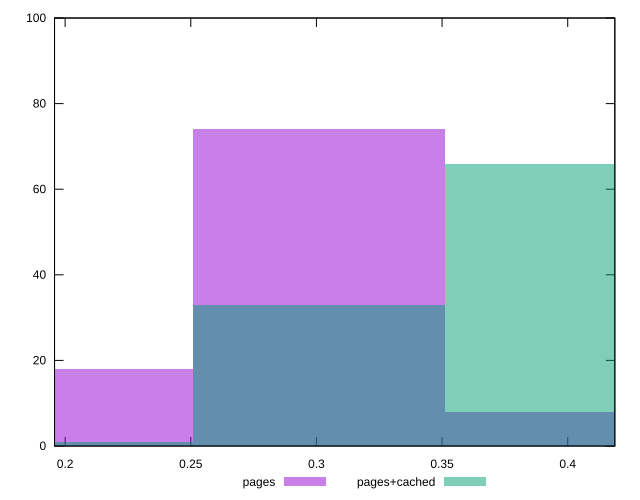

The script that saved this image:
reset

$pages <<EOF
0.20061982620714836 18
0.30092973931072253 74
0.4012396524142967 8
EOF

$pagesCached <<EOF
0.20061982620714836 1
0.4012396524142967 66
0.30092973931072253 33
EOF

set key outside below
set boxwidth 0.10030991310357418
set xrange [0.1957827127216305:0.4187420416717832]
set yrange [0:100]
set trange [0:100]
set style fill transparent solid 0.5 noborder
set terminal svg size 640, 500 enhanced background rgb 'white'
set output "report_00021_2021-02-20T09:16:39.615Z/meta/pScore/comparison/histogram/0_vs_1.svg"

plot $pages title "pages" with boxes, \
     $pagesCached title "pages+cached" with boxes

reset
